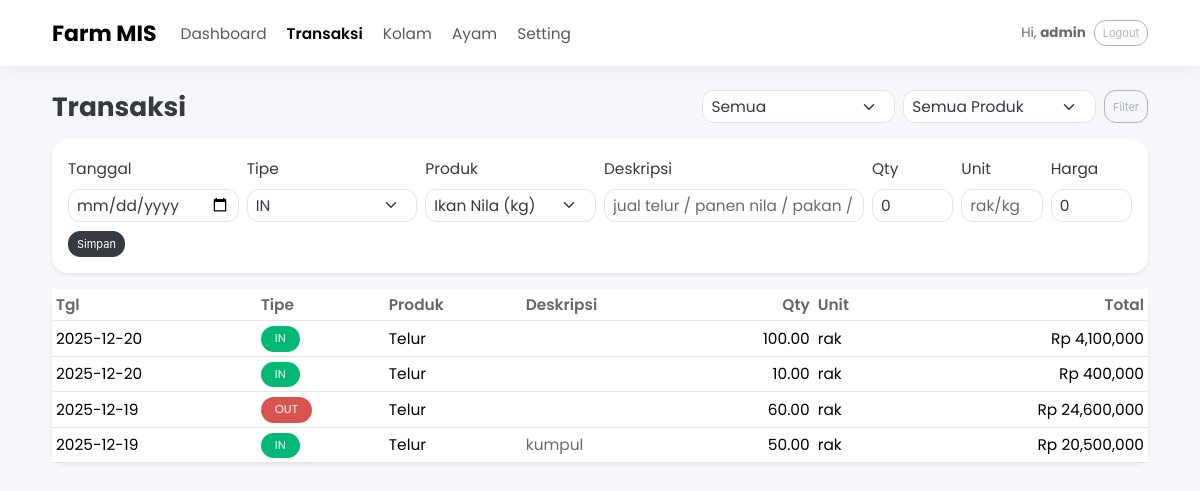
Page /transactions (signed in) on the committed database.
### app.py (models this page shows, shortened)
class User(UserMixin, db.Model):
    id = db.Column(db.Integer, primary_key=True)
    username = db.Column(db.String(80), unique=True, nullable=False)
    password_hash = db.Column(db.String(255), nullable=False)
    role = db.Column(db.String(20), default="admin")

class Transaction(db.Model):
    id = db.Column(db.Integer, primary_key=True)
    tgl = db.Column(db.Date, nullable=False, default=date.today)
    tipe = db.Column(db.String(3), nullable=False)  # IN / OUT
    product_id = db.Column(db.Integer, db.ForeignKey("product.id"), nullable=False)
    deskripsi = db.Column(db.String(200), default="")
    qty = db.Column(db.Float, default=0.0)          # Telur: rak, Nila: kg
    unit = db.Column(db.String(20), default="unit")
    unit_price = db.Column(db.Float, default=0.0)
    total = db.Column(db.Float, default=0.0)
    product = db.relationship("Product")

class Product(db.Model):
    id = db.Column(db.Integer, primary_key=True)
    name = db.Column(db.String(80), unique=True, nullable=False)  # Telur / Ikan Nila / Umum
    default_unit = db.Column(db.String(20), default="unit")

### app.py (the view)
@app.get("/transactions")
@login_required
def transactions():
    products = Product.query.order_by(Product.name.asc()).all()
    q_type = request.args.get("tipe", "")
    q_product = request.args.get("product_id", "")
    query = Transaction.query
    if q_type in ("IN", "OUT"):
        query = query.filter(Transaction.tipe == q_type)
    if q_product.isdigit():
        query = query.filter(Transaction.product_id == int(q_product))
    rows = query.order_by(Transaction.tgl.desc(), Transaction.id.desc()).limit(300).all()
    return render_template("transactions.html", rows=rows, products=products, q_type=q_type, q_product=q_product)

### app.py (called while the page is built)
@login_manager.user_loader
def load_user(user_id):
    return db.session.get(User, int(user_id))

### templates/transactions.html (shortened to what this page needs)
{% extends "base.html" %}
{% block content %}
<div class="d-flex justify-content-between align-items-center mb-3">
  <h4 class="fw-bold m-0">Transaksi</h4>
  <form class="d-flex gap-2" method="get">
    <select name="tipe" class="form-select form-select-sm">
      <option value="">Semua</option>
    </select>
    <select name="product_id" class="form-select form-select-sm">
      <option value="">Semua Produk</option>
    </select>
    <button class="btn btn-outline-secondary btn-sm">Filter</button>
  </form>
</div>
<div class="card shadow-sm mb-3">
  <div class="card-body">
    <form class="row g-2" method="post" action="{{ url_for('transactions_add') }}">
      <div class="col-md-2">
        <label class="form-label small">Tanggal</label>
        <input type="date" name="tgl" class="form-control form-control-sm">
      </div>
      <div class="col-md-2">
        <label class="form-label small">Tipe</label>
        <select name="tipe" class="form-select form-select-sm">
          <option value="IN">IN</option>
        </select>
      </div>
      <div class="col-md-2">
        <label class="form-label small">Produk</label>
        <select name="product_id" class="form-select form-select-sm" required>
          {% for p in products %}
            <option value="{{ p.id }}">{{ p.name }} ({{ p.default_unit }})</option>
          {% endfor %}
        </select>
      </div>
      <div class="col-md-3">
        <label class="form-label small">Deskripsi</label>
        <input name="deskripsi" class="form-control form-control-sm" placeholder="jual telur / panen nila / pakan / dll">
      </div>
      <div class="col-md-1">
        <label class="form-label small">Qty</label>
        <input name="qty" class="form-control form-control-sm" value="0">
      </div>
      <div class="col-md-1">
        <label class="form-label small">Unit</label>
        <input name="unit" class="form-control form-control-sm" placeholder="rak/kg">
      </div>
      <div class="col-md-1">
        <label class="form-label small">Harga</label>
        <input name="unit_price" class="form-control form-control-sm" value="0">
      </div>
      <div class="col-12">
        <button class="btn btn-dark btn-sm">Simpan</button>
      </div>
    </form>
  </div>
</div>
<div class="card shadow-sm">
  <div class="table-responsive">
    <table class="table table-sm align-middle m-0">
      <thead>
        <tr>
          <th>Tgl</th><th>Tipe</th><th>Produk</th><th>Deskripsi</th>
          <th class="text-end">Qty</th><th>Unit</th><th class="text-end">Total</th>
        </tr>
      </thead>
      <tbody>
      {% for r in rows %}
        <tr>
          <td>{{ r.tgl }}</td>
          <td><span class="badge {% if r.tipe=='IN' %}bg-success{% else %}bg-danger{% endif %}">{{ r.tipe }}</span></td>
          <td>{{ r.product.name }}</td>
          <td class="text-muted">{{ r.deskripsi }}</td>
          <td class="text-end">{{ "%.2f"|format(r.qty) }}</td>
          <td>{{ r.unit }}</td>
          <td class="text-end">Rp {{ "{:,.0f}".format(r.total) }}</td>
        </tr>
      {% endfor %}
      </tbody>
    </table>
  </div>
</div>
{% endblock %}

### templates/base.html (shortened to what this page needs)
<!doctype html>
<html lang="id">
<head>
  <link rel="stylesheet"
        href="https://cdnjs.cloudflare.com/ajax/libs/bootswatch/5.3.8/litera/bootstrap.min.css">
</head>
<body>
  {% set ep = request.endpoint or "" %}
  {% if ep not in ["login", "login_post"] %}
  <nav class="navbar navbar-expand-lg bg-white">
    <div class="container-fluid wrap py-1">
      <a class="navbar-brand fw-bold" href="{{ url_for('dashboard') }}">Farm MIS</a>
      <div class="collapse navbar-collapse" id="navFarm">
        <ul class="navbar-nav me-auto gap-lg-1">
          <li class="nav-item"><a class="nav-link {% if ep=='dashboard' %}active fw-semibold{% endif %}" href="{{ url_for('dashboard') }}">Dashboard</a></li>
          <li class="nav-item"><a class="nav-link {% if ep=='transactions' %}active fw-semibold{% endif %}" href="{{ url_for('transactions') }}">Transaksi</a></li>
          <li class="nav-item"><a class="nav-link {% if ep in ['ponds','pond_detail'] %}active fw-semibold{% endif %}" href="{{ url_for('ponds') }}">Kolam</a></li>
          <li class="nav-item"><a class="nav-link {% if ep in ['flocks','flock_detail'] %}active fw-semibold{% endif %}" href="{{ url_for('flocks') }}">Ayam</a></li>
          <li class="nav-item"><a class="nav-link {% if ep=='settings' %}active fw-semibold{% endif %}" href="{{ url_for('settings') }}">Setting</a></li>
        </ul>
        <div class="d-flex align-items-center gap-2">
          {% if current_user.is_authenticated %}
            <span class="small text-muted">Hi, <b>{{ current_user.username }}</b></span>
            <a class="btn btn-outline-secondary btn-sm" href="{{ url_for('logout') }}">Logout</a>
          {% endif %}
        </div>
      </div>
    </div>
  </nav>
  {% endif %}
  <main class="container-fluid wrap py-4">
    {% block content %}{% endblock %}
  </main>
</body>
</html>

### templates/base.html (style rules this page uses)
:root { --radius: 16px; --shadow: 0 10px 24px rgba(0,0,0,.06); --page: 1120px; }
body { font-family: "Poppins", system-ui, -apple-system, Segoe UI, Roboto, Arial, sans-serif; background: #f6f7fb; }
.wrap { max-width: var(--page); margin: 0 auto; }
.navbar { box-shadow: 0 6px 18px rgba(0,0,0,.05); }
.card { border: 0; border-radius: var(--radius); box-shadow: var(--shadow); }
.btn, .form-control, .form-select { border-radius: 12px; }
.table thead th { color: rgba(0,0,0,.6); font-weight:600; }
.badge { border-radius: 999px; }

### rows in the picture
User: username "admin"
Transaction: tgl "2025-12-20", tipe "IN", product.name "Telur", qty "100.00", unit "rak", total "4,100,000"
Transaction: tgl "2025-12-20", tipe "IN", product.name "Telur", qty "10.00", unit "rak", total "400,000"
Transaction: tgl "2025-12-19", tipe "OUT", product.name "Telur", qty "60.00", unit "rak", total "24,600,000"
Transaction: tgl "2025-12-19", tipe "IN", product.name "Telur", deskripsi "kumpul", qty "50.00", unit "rak", total "20,500,000"

### other values in the picture
form field product_id "Ikan Nila (kg)"
